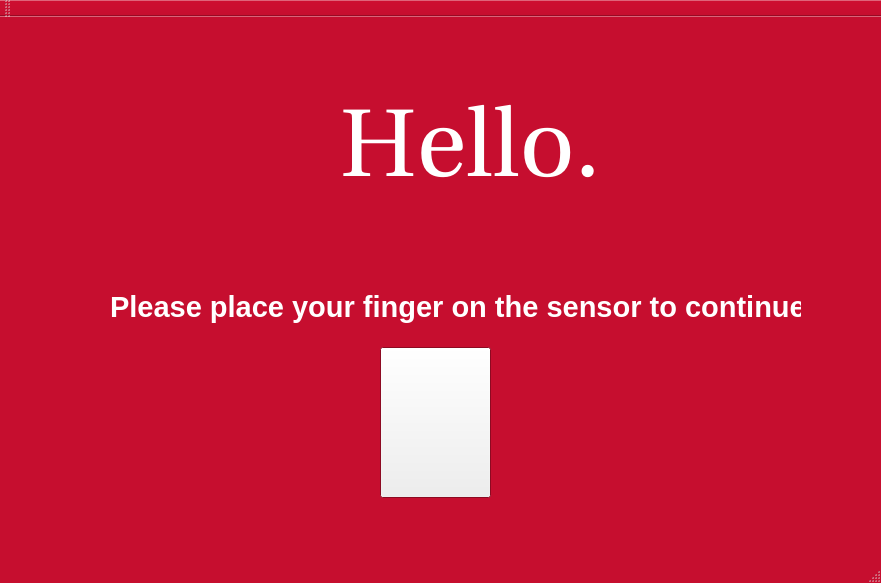
<?xml version="1.0" encoding="UTF-8"?>
<ui version="4.0">
 <class>WelcomeWindow</class>
 <widget class="QMainWindow" name="WelcomeWindow">
  <property name="geometry">
   <rect>
    <x>0</x>
    <y>0</y>
    <width>881</width>
    <height>583</height>
   </rect>
  </property>
  <property name="palette">
   <palette>
    <active>
     <colorrole role="Base">
      <brush brushstyle="SolidPattern">
       <color alpha="255">
        <red>255</red>
        <green>255</green>
        <blue>255</blue>
       </color>
      </brush>
     </colorrole>
     <colorrole role="Window">
      <brush brushstyle="SolidPattern">
       <color alpha="255">
        <red>198</red>
        <green>14</green>
        <blue>47</blue>
       </color>
      </brush>
     </colorrole>
    </active>
    <inactive>
     <colorrole role="Base">
      <brush brushstyle="SolidPattern">
       <color alpha="255">
        <red>255</red>
        <green>255</green>
        <blue>255</blue>
       </color>
      </brush>
     </colorrole>
     <colorrole role="Window">
      <brush brushstyle="SolidPattern">
       <color alpha="255">
        <red>198</red>
        <green>14</green>
        <blue>47</blue>
       </color>
      </brush>
     </colorrole>
    </inactive>
    <disabled>
     <colorrole role="Base">
      <brush brushstyle="SolidPattern">
       <color alpha="255">
        <red>198</red>
        <green>14</green>
        <blue>47</blue>
       </color>
      </brush>
     </colorrole>
     <colorrole role="Window">
      <brush brushstyle="SolidPattern">
       <color alpha="255">
        <red>198</red>
        <green>14</green>
        <blue>47</blue>
       </color>
      </brush>
     </colorrole>
    </disabled>
   </palette>
  </property>
  <property name="windowTitle">
   <string>WelcomeWindow</string>
  </property>
  <widget class="QWidget" name="centralwidget">
   <widget class="QLabel" name="label">
    <property name="geometry">
     <rect>
      <x>340</x>
      <y>30</y>
      <width>381</width>
      <height>201</height>
     </rect>
    </property>
    <property name="font">
     <font>
      <family>Utopia</family>
      <pointsize>48</pointsize>
     </font>
    </property>
    <property name="text">
     <string>&lt;html&gt;&lt;head/&gt;&lt;body&gt;&lt;p&gt;&lt;span style=&quot; font-size:72pt; color:#ffffff;&quot;&gt;Hello.&lt;/span&gt;&lt;/p&gt;&lt;/body&gt;&lt;/html&gt;</string>
    </property>
   </widget>
   <widget class="QPushButton" name="pushButton">
    <property name="geometry">
     <rect>
      <x>380</x>
      <y>330</y>
      <width>111</width>
      <height>151</height>
     </rect>
    </property>
    <property name="text">
     <string/>
    </property>
    <property name="icon">
     <iconset>
      <normaloff>../image/pr2.jpg</normaloff>../image/pr2.jpg</iconset>
    </property>
    <property name="iconSize">
     <size>
      <width>150</width>
      <height>150</height>
     </size>
    </property>
   </widget>
   <widget class="QLabel" name="label_2">
    <property name="geometry">
     <rect>
      <x>110</x>
      <y>250</y>
      <width>691</width>
      <height>81</height>
     </rect>
    </property>
    <property name="text">
     <string>&lt;html&gt;&lt;head/&gt;&lt;body&gt;&lt;p&gt;&lt;span style=&quot; font-size:22pt; font-weight:600; color:#ffffff;&quot;&gt;Please place your finger on the sensor to continue&lt;/span&gt;&lt;/p&gt;&lt;/body&gt;&lt;/html&gt;</string>
    </property>
   </widget>
  </widget>
  <widget class="QMenuBar" name="menubar">
   <property name="geometry">
    <rect>
     <x>0</x>
     <y>0</y>
     <width>881</width>
     <height>25</height>
    </rect>
   </property>
  </widget>
  <widget class="QStatusBar" name="statusbar"/>
  <widget class="QToolBar" name="toolBar">
   <property name="windowTitle">
    <string>toolBar</string>
   </property>
   <attribute name="toolBarArea">
    <enum>TopToolBarArea</enum>
   </attribute>
   <attribute name="toolBarBreak">
    <bool>false</bool>
   </attribute>
  </widget>
 </widget>
 <resources/>
 <connections/>
</ui>
